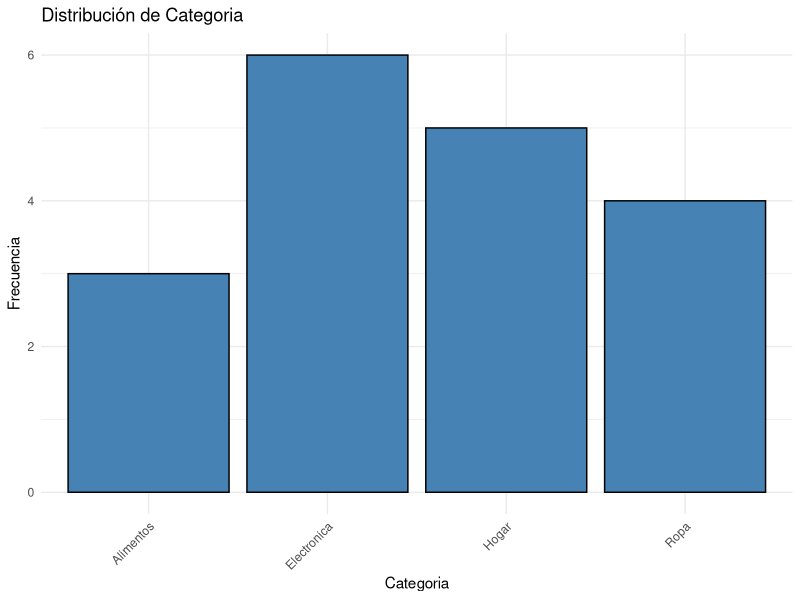
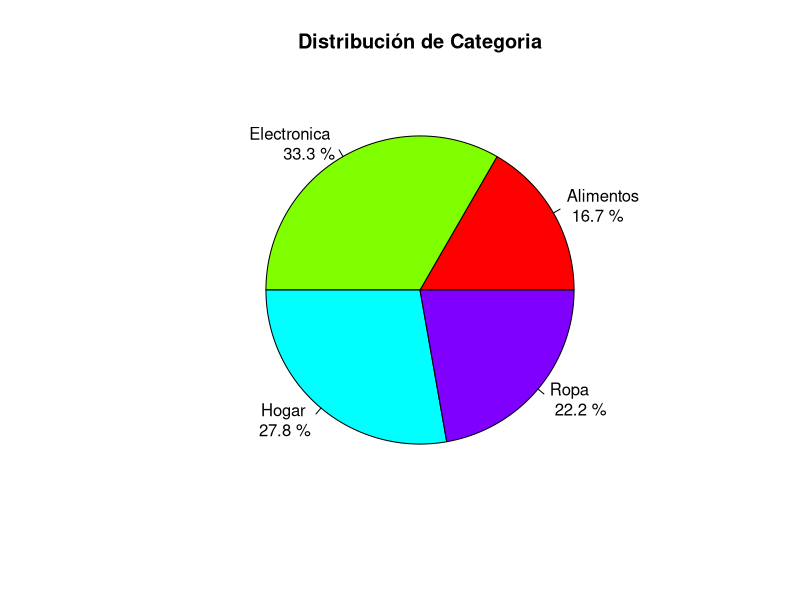
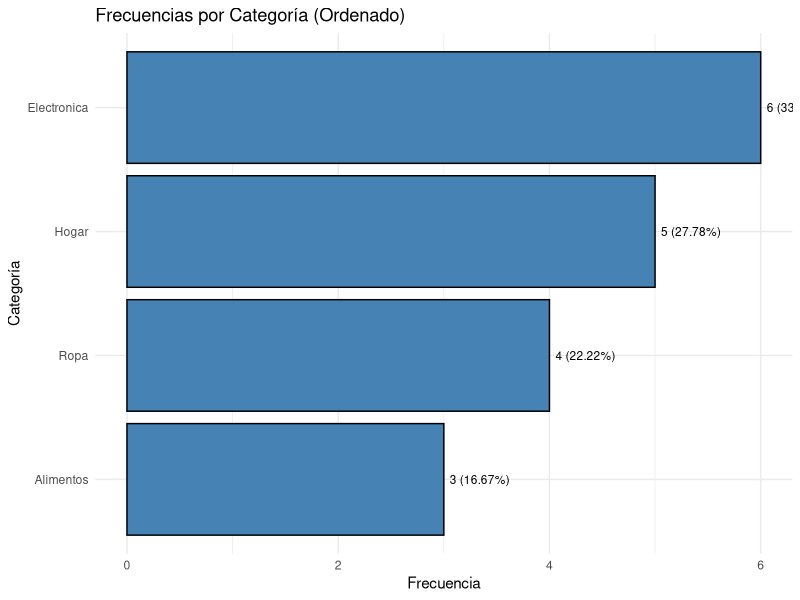

These charts were generated, in order, by the following R code:
# ============================================================
# Análisis Estadístico en R - EJEMPLO VARIABLE CUALITATIVA
# Variable: Categoria
# Tipo: Cualitativa
# Fecha: 24/10/2025
# Generado automáticamente por Análisis Estadístico v2.0
# ============================================================

# Cargar librerías necesarias
library(ggplot2)
library(dplyr)

# ============================================================
# DATOS ORIGINALES
# ============================================================

# Ingresar los datos
datos <- c("Electronica", "Electronica", "Electronica", "Electronica", "Electronica", 
           "Ropa", "Ropa", "Ropa", "Hogar", "Hogar", "Hogar", "Hogar",
           "Alimentos", "Alimentos", "Alimentos", "Electronica", "Ropa", "Hogar")

# Convertir a data frame
df <- data.frame(
  Categoria = datos
)

# Ver primeras observaciones
head(df)

# Resumen básico
summary(df$Categoria)

# ============================================================
# TABLA DE FRECUENCIAS
# ============================================================

# Crear tabla de frecuencias
tabla_freq <- table(df$Categoria)

# Tabla de frecuencias absolutas
print("Frecuencias Absolutas:")
print(tabla_freq)

# Tabla de frecuencias relativas
tabla_rel <- prop.table(tabla_freq)
print("Frecuencias Relativas:")
print(round(tabla_rel, 4))

# Tabla de frecuencias porcentuales
tabla_porc <- prop.table(tabla_freq) * 100
print("Frecuencias Porcentuales:")
print(round(tabla_porc, 2))

# Frecuencias acumuladas
tabla_acum <- cumsum(tabla_freq)
print("Frecuencias Acumuladas:")
print(tabla_acum)


# ============================================================
# MEDIDAS ESTADÍSTICAS
# ============================================================

# Para variables cualitativas
# Frecuencia del valor más común (moda)
tabla_valores <- table(df$Categoria)
moda <- names(tabla_valores)[which.max(tabla_valores)]
freq_moda <- max(tabla_valores)

print(paste("Moda:", moda))
print(paste("Frecuencia de la moda:", freq_moda))

# Proporción de la moda
prop_moda <- freq_moda / length(df$Categoria)
print(paste("Proporción de la moda:", round(prop_moda, 4)))


# ============================================================
# VISUALIZACIONES
# ============================================================

# Gráfico de barras
ggplot(df, aes(x = Categoria)) +
  geom_bar(fill = "steelblue", color = "black") +
  labs(title = "Distribución de Categoria",
       x = "Categoria",
       y = "Frecuencia") +
  theme_minimal() +
  theme(axis.text.x = element_text(angle = 45, hjust = 1))

# Gráfico de pastel
tabla_freq <- table(df$Categoria)
pie(tabla_freq, 
    main = "Distribución de Categoria",
    col = rainbow(length(tabla_freq)),
    labels = paste(names(tabla_freq), 
                  "\n", round(prop.table(tabla_freq)*100, 1), "%"))


# ============================================================
# RESULTADOS OBTENIDOS (del análisis en Python)
# ============================================================

# Medidas de resumen calculadas:
# Moda: Electronica
# Frecuencia de la moda: 6
# Proporción: 33.33%
# Total de categorías: 4

# Distribución de frecuencias:
# Electronica: 33.33%
# Hogar: 27.78%
# Ropa: 22.22%
# Alimentos: 16.67%

# ============================================================
# ANÁLISIS ADICIONAL
# ============================================================

# Tabla de frecuencias completa con porcentajes
tabla_completa <- data.frame(
  Categoria = names(tabla_freq),
  Frecuencia = as.numeric(tabla_freq),
  Porcentaje = round(as.numeric(tabla_porc), 2)
)

print("Tabla de Frecuencias Completa:")
print(tabla_completa)

# Ordenar por frecuencia descendente
tabla_ordenada <- tabla_completa[order(-tabla_completa$Frecuencia), ]
print("Categorías ordenadas por frecuencia:")
print(tabla_ordenada)

# ============================================================
# GRÁFICOS AVANZADOS
# ============================================================

# Gráfico de barras horizontal ordenado
ggplot(tabla_completa, aes(x = reorder(Categoria, Frecuencia), y = Frecuencia)) +
  geom_bar(stat = "identity", fill = "steelblue", color = "black") +
  coord_flip() +
  labs(title = "Frecuencias por Categoría (Ordenado)",
       x = "Categoría",
       y = "Frecuencia") +
  theme_minimal() +
  geom_text(aes(label = paste0(Frecuencia, " (", Porcentaje, "%)")), 
            hjust = -0.1, size = 3)

# ============================================================
# NOTAS FINALES
# ============================================================

# Este código fue generado automáticamente basándose en el análisis
# realizado con Python. Puedes modificar y adaptar el código según
# tus necesidades específicas.
#
# Para ejecutar este código:
# 1. Asegúrate de tener instaladas las librerías necesarias
# 2. Ejecuta install.packages("ggplot2") si no tienes ggplot2
# 3. Ejecuta install.packages("dplyr") si no tienes dplyr
# 4. Copia y pega el código en RStudio
# 5. Ejecuta línea por línea o todo el script
#
# Para variables cualitativas, R ofrece muchas opciones de análisis:
# - Chi-cuadrado para bondad de ajuste
# - Tablas de contingencia para relaciones entre variables
# - Gráficos de barras apiladas para comparaciones
#
# Desarrollado por: JOSE CAMARENA MEZA
# Fecha de generación: 24/10/2025 03:20:00
# ============================================================
